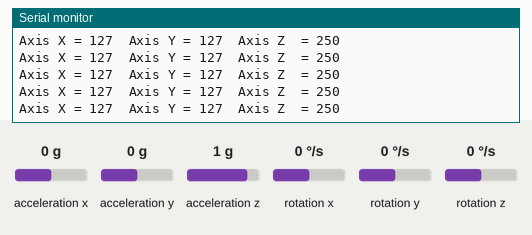
Recording of a sketch running on a simulated Arduino Uno, built with avr-gcc and run on an emulated ATmega328P. Shown: the last lines printed to the serial monitor. The test bench sets the inputs (shaded band); at power-on: acceleration x 0 g, acceleration y 0 g, acceleration z 1 g, rotation x 0 °/s, rotation y 0 °/s, rotation z 0 °/s.

Above: at 1.2 s.
1.3 s: acceleration x set to -0.8 g
At 1.42 s:
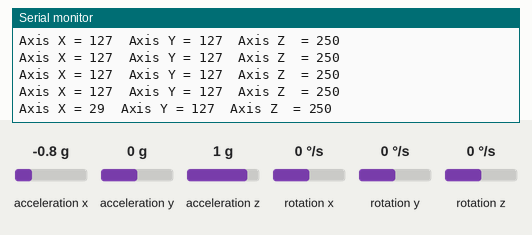
4.3 s: acceleration y set to -0.8 g
At 4.3 s:
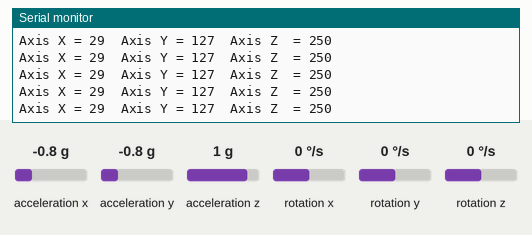
7.3 s: acceleration z set to -0.8 g
At 7.33 s:
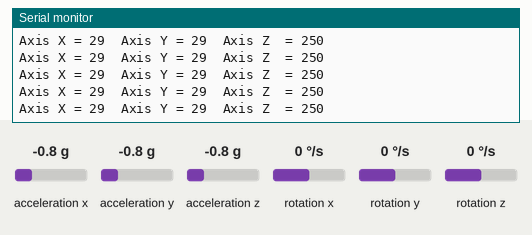
10.3 s: acceleration x set to -1.4 g
At 10.33 s:
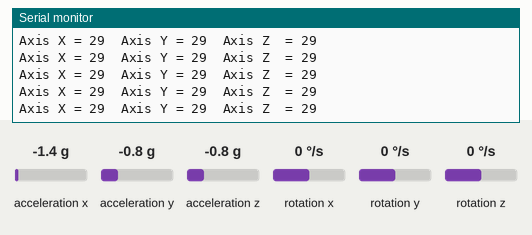
13.3 s: acceleration x set to 1.4 g
At 13.31 s:
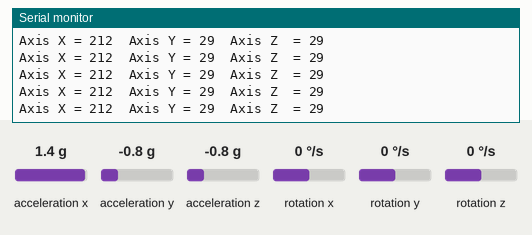
16.3 s: acceleration y set to -1.4 g
At 16.31 s:
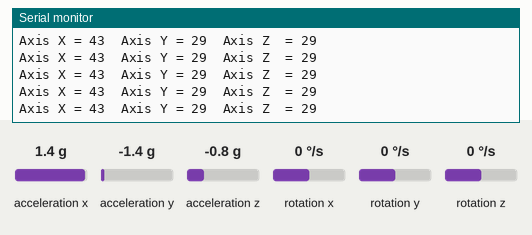
Timing chart, 0 to 19.3 s (numbered marks = the images above; inputs shaded):
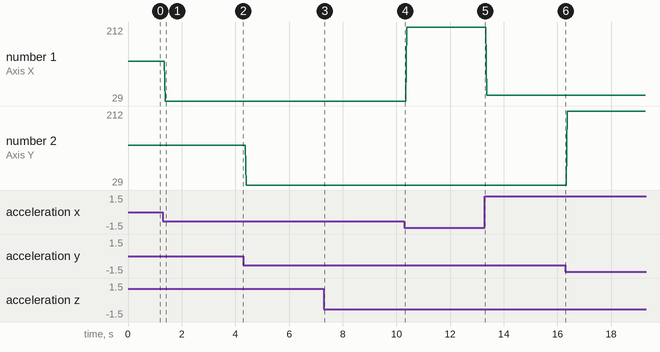

Measured:
- after the input at 1.3 s, the serial monitor: prints a new line after 0.10 s (image 1)
- plotted number 1: 127 → 29 after the input at 1.3 s, 29 → 212 after the input at 10.3 s, 212 → 43 after the input at 13.3 s

The sketch:

mpu6050.ino
```cpp
#include "Wire.h"
#include "I2Cdev.h"
#include "MPU6050.h"

MPU6050 mpu;
int16_t ax, ay, az;
int16_t gx, gy, gz;

struct Axis {
  byte X;
  byte Y;
  byte Z;
};

Axis data;

void setup()
{
  Serial.begin(9600);
  Wire.begin();
  mpu.initialize();
}

void loop()
{
  mpu.getMotion6(&ax, &ay, &az, &gx, &gy, &gz);
  data.X = map(ax, -17000, 17000, 0, 255 ); // X axis data
  data.Y = map(ay, -17000, 17000, 0, 255);  // Y axis data
  data.Z = map(az, -17000, 17000, 0, 255);  // Z axis data
  delay(5);
  Serial.print("Axis X = ");
  Serial.print(data.X);
  Serial.print("  ");
  Serial.print("Axis Y = ");
  Serial.print(data.Y);
  Serial.print("  ");
  Serial.print("Axis Z  = ");
  Serial.println(data.Z);
}
```
